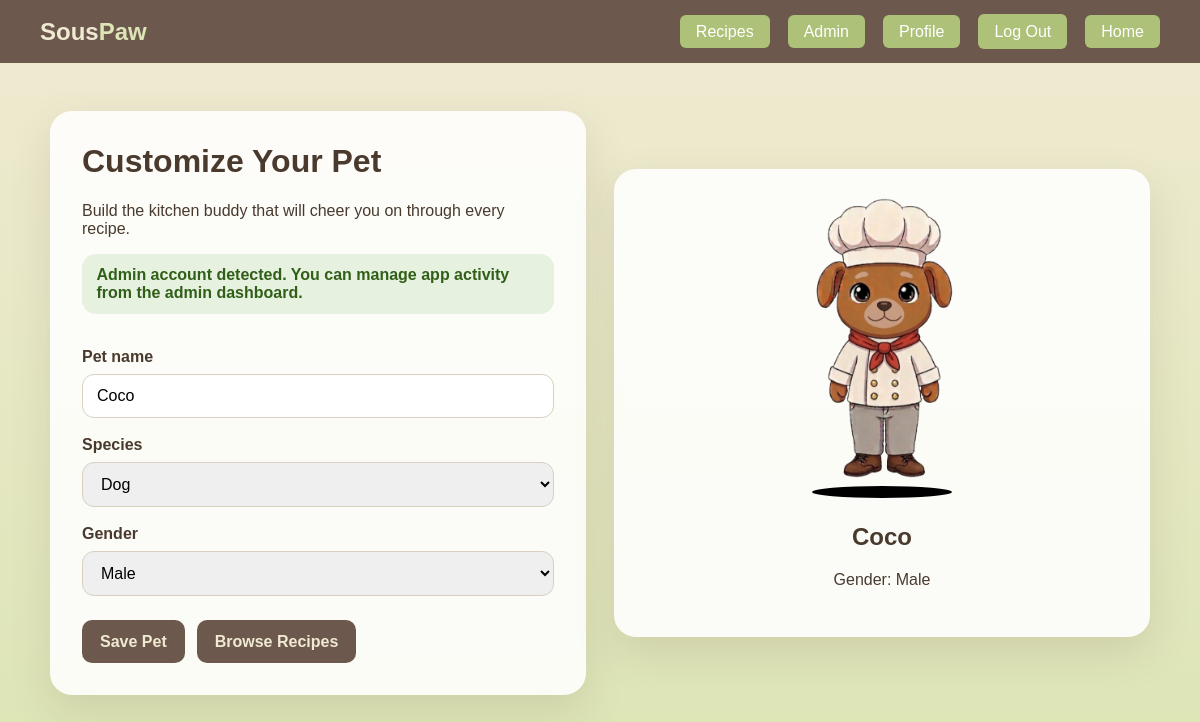
The app's page /pet/ (signed in) with its own data.
### recipes/models.py (models this page shows, shortened)
class PetProfile(models.Model):
    SPECIES_DOG = "dog"
    SPECIES_CAT = "cat"
    SPECIES_CHOICES = [
        (SPECIES_DOG, "Dog"),
        (SPECIES_CAT, "Cat"),
    ]
    GENDER_MALE = "Male"
    GENDER_FEMALE = "Female"
    GENDER_CHOICES = [
        (GENDER_MALE, "Male"),
        (GENDER_FEMALE, "Female"),
    ]
    user = models.OneToOneField(User, on_delete=models.CASCADE, related_name="pet_profile")
    name = models.CharField(max_length=50, default="Lucky")
    species = models.CharField(max_length=10, choices=SPECIES_CHOICES, default=SPECIES_DOG)
    gender = models.CharField(max_length=10, choices=GENDER_CHOICES, default=GENDER_MALE)

### recipes/views.py (the view, shortened to what this page needs)
# urls.py: path("pet/", views.pet_customizer, name="pet_customizer"),
@login_required
def pet_customizer(request):
    pet_profile, _ = PetProfile.objects.get_or_create(user=request.user)
    error_message = None
    success_message = None
    return render(
        request,
        "main.html",
        {
            "pet_profile": pet_profile,
            "species_choices": PetProfile.SPECIES_CHOICES,
            "gender_choices": PetProfile.GENDER_CHOICES,
            "error_message": error_message,
            "success_message": success_message,
        },
    )

### recipes/templates/main.html (shortened to what this page needs)
{% load static %}
<!DOCTYPE html>
<html lang="en">
<head>
  <link rel="stylesheet" href="{% static 'recipes/main.css' %}">
</head>
<body>
  <nav class="navbar">
    <a href="{% url 'home' %}" class="navbar-brand">Sous<span>Paw</span></a>
    <ul class="navbar-links">
      <li><a href="{% url 'search' %}" class="navbar-cta">Recipes</a></li>
      {% if request.user.is_staff or request.user.is_superuser %}
      <li><a href="{% url 'admin_dashboard' %}" class="navbar-cta">Admin</a></li>
      {% endif %}
      <li><a href="{% url 'profile' %}" class="navbar-cta">Profile</a></li>
      <li>
        <form method="post" action="{% url 'logout' %}" class="nav-form">
          <button type="submit" class="nav-button navbar-cta">Log Out</button>
        </form>
      </li>
      <li><a href="{% url 'home' %}" class="navbar-cta">Home</a></li>
    </ul>
  </nav>
  <div class="container">
    <div class="customizer">
      <h1>Customize Your Pet</h1>
      <p>Build the kitchen buddy that will cheer you on through every recipe.</p>
      {% if request.user.is_staff or request.user.is_superuser %}
      <p class="status-message success">Admin account detected. You can manage app activity from the admin dashboard.</p>
      {% endif %}
      <form method="post" class="pet-form">
        <label for="nameInput">Pet name</label>
        <input
          type="text"
          id="nameInput"
          name="name"
          maxlength="50"
          placeholder="Enter pet name..."
          value="{{ pet_profile.name }}"
          oninput="updateName()"
        >
        <label for="speciesInput">Species</label>
        <select id="speciesInput" name="species" onchange="updateAvatar()">
          {% for value, label in species_choices %}
          <option value="{{ value }}" {% if pet_profile.species == value %}selected{% endif %}>{{ label }}</option>
          {% endfor %}
        </select>
        <label for="genderInput">Gender</label>
        <select id="genderInput" name="gender" onchange="updateGenderLabel()">
          {% for value, label in gender_choices %}
          <option value="{{ value }}" {% if pet_profile.gender == value %}selected{% endif %}>{{ label }}</option>
          {% endfor %}
        </select>
        <div class="button-row">
          <button type="submit" class="primary-btn">Save Pet</button>
          <button
            type="button"
            class="primary-btn"
            onclick="window.location.href='{% url 'search' %}'"
          >
            Browse Recipes
          </button>
        </div>
      </form>
    </div>
    <div class="pet-card">
      <div class="animation-container">
        <div class="animated-pet">🐾</div>
        <div class="shadow"></div>
      </div>
      <div class="pet-info">
        <h2 id="displayName">{{ pet_profile.name }}</h2>
        <p id="displayGender">Gender: {{ pet_profile.gender }}</p>
      </div>
    </div>
  </div>
</body>
</html>

### recipes/static/recipes/main.css (style rules this page uses)
body { font-family: Arial, sans-serif; background: linear-gradient(180deg, #f0ead2 0%, #dde5b6 100%); color: #4a3a2e; margin: 0; }
.navbar { background-color: #6c584c; padding: 14px 40px; display: flex; align-items: center; justify-content: space-between; }
.navbar-brand { font-size: 1.5rem; font-weight: bold; color: #f0ead2; text-decoration: none; }
.navbar-brand span { color: #dde5b6; }
.navbar-links { list-style: none; display: flex; align-items: center; gap: 18px; margin: 0; padding: 0; }
.navbar-links a { color: #f0ead2; text-decoration: none; }
.navbar-cta { background-color: #ADC178; color: white !important; padding: 8px 16px; border-radius: 6px; transition: background-color 0.2s; }
.nav-form { margin: 0; display: flex; }
.nav-button { background-color: #ADC178; color: white; padding: 8px 16px; border-radius: 6px; border: none; cursor: pointer; font: inherit; line-height: 1.2; appearance: none; -webkit-appearance: none; transition: background-color 0.2s; }
.container { max-width: 1100px; margin: 0 auto; padding: 48px 20px; display: grid; grid-template-columns: repeat(auto-fit, minmax(320px, 1fr)); gap: 28px; align-items: center; }
.customizer, .pet-card { background: rgba(255, 255, 255, 0.88); border-radius: 22px; padding: 32px; box-shadow: 0 16px 40px rgba(108, 88, 76, 0.15); }
.customizer h1 { margin-top: 0; }
.customizer label { display: block; margin: 18px 0 8px; font-weight: bold; }
.customizer input, .customizer select { width: 100%; padding: 12px 14px; border: 1px solid #d8d1bf; border-radius: 12px; box-sizing: border-box; font-size: 1rem; }
.pet-form { display: flex; flex-direction: column; }
.status-message { margin: 0 0 1rem; padding: 0.75rem 0.9rem; border-radius: 14px; font-weight: 600; }
.status-message.success { background: rgba(85, 166, 48, 0.12); color: #305f18; }
.primary-btn { display: inline-flex; align-items: center; justify-content: center; margin-top: 24px; background: #6c584c; color: #f0ead2; font-family: inherit; font-size: 1rem; line-height: 1.2; padding: 12px 18px; border-radius: 10px; text-decoration: none; font-weight: bold; border: 0; cursor: pointer; appearance: none; -webkit-appearance: none; }
.button-row { display: flex; flex-wrap: wrap; gap: 12px; }
.pet-card { text-align: center; }
.animation-container { padding-top: 10px; }
.animated-pet { width: 250px; height: 250px; display: flex; align-items: center; justify-content: center; margin: 0 auto; font-size: 120px; animation: bounce 1.5s infinite ease-in-out; }
.shadow { width: 140px; height: 12px; background: rgba(0, 0, 0, 1); border-radius: 50%; margin: 25px auto; animation: shadow-shrink 1.5s infinite ease-in-out; }

### records on screen
PetProfile: name "Coco", species "Dog", gender "Male"
